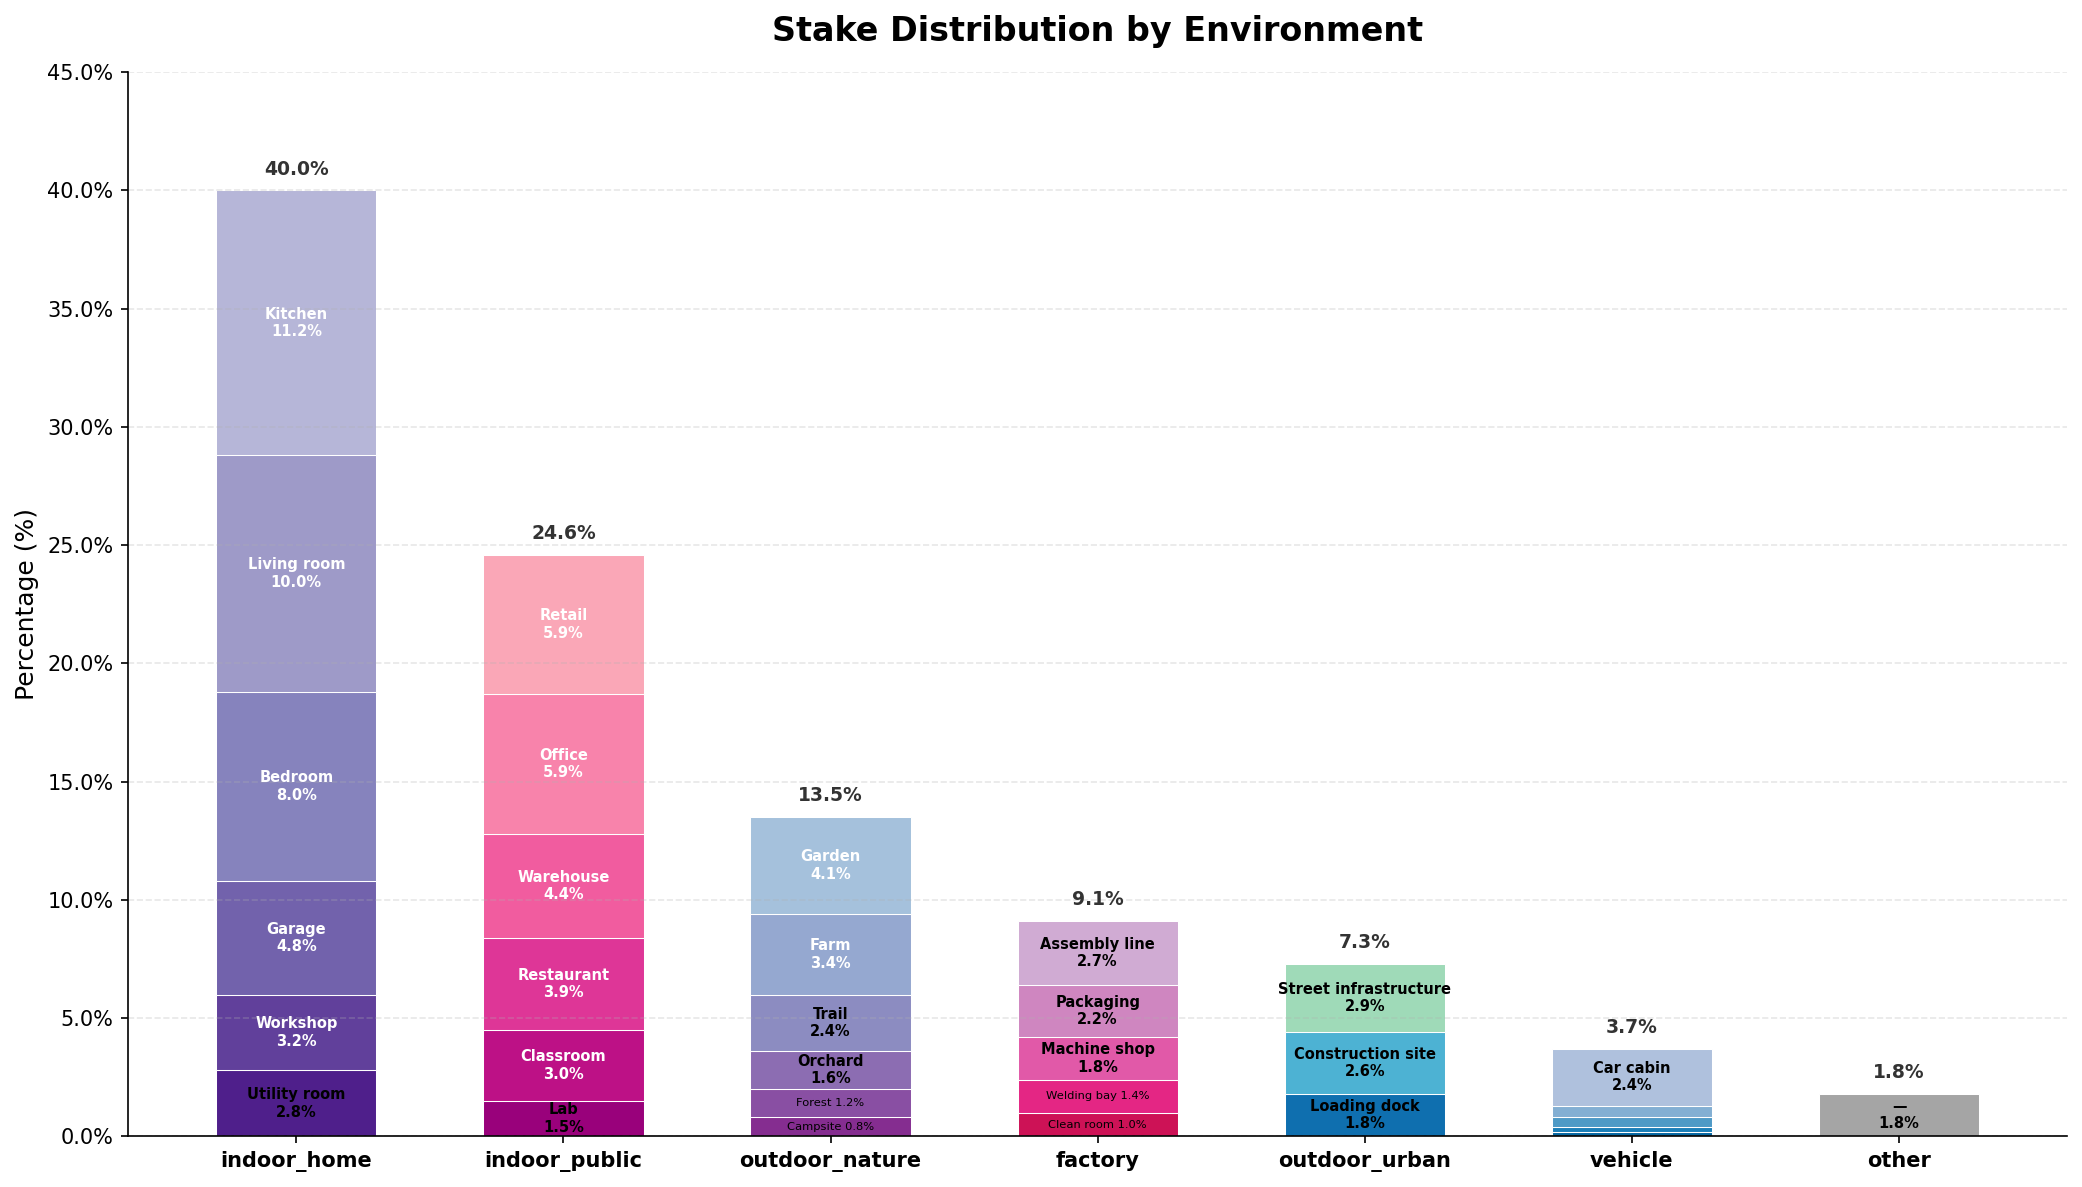

Here is the Python script that generated this plot:
import matplotlib.pyplot as plt
import matplotlib.ticker as mticker
import numpy as np

# Data organized by environment
data = {
    "indoor_home": [
        ("Kitchen", 11.2),
        ("Living room", 10.0),
        ("Bedroom", 8.0),
        ("Garage", 4.8),
        ("Workshop", 3.2),
        ("Utility room", 2.8),
    ],
    "indoor_public": [
        ("Retail", 5.9),
        ("Office", 5.9),
        ("Warehouse", 4.4),
        ("Restaurant", 3.9),
        ("Classroom", 3.0),
        ("Lab", 1.5),
    ],
    "outdoor_nature": [
        ("Garden", 4.1),
        ("Farm", 3.4),
        ("Trail", 2.4),
        ("Orchard", 1.6),
        ("Forest", 1.2),
        ("Campsite", 0.8),
    ],
    "factory": [
        ("Assembly line", 2.7),
        ("Packaging", 2.2),
        ("Machine shop", 1.8),
        ("Welding bay", 1.4),
        ("Clean room", 1.0),
    ],
    "outdoor_urban": [
        ("Street infrastructure", 2.9),
        ("Construction site", 2.6),
        ("Loading dock", 1.8),
    ],
    "vehicle": [
        ("Car cabin", 2.4),
        ("Truck cabin", 0.5),
        ("Forklift", 0.4),
        ("Crane", 0.2),
        ("Excavator", 0.2),
    ],
    "other": [
        ("\u2014", 1.8),
    ],
}

# Color palettes for each environment (purple-based scheme)
color_palettes = {
    "indoor_home": plt.cm.Purples(np.linspace(0.40, 0.90, len(data["indoor_home"]))),
    "indoor_public": plt.cm.RdPu(np.linspace(0.35, 0.80, len(data["indoor_public"]))),
    "outdoor_nature": plt.cm.BuPu(np.linspace(0.35, 0.80, len(data["outdoor_nature"]))),
    "factory": plt.cm.PuRd(np.linspace(0.30, 0.75, len(data["factory"]))),
    "outdoor_urban": plt.cm.GnBu(np.linspace(0.40, 0.85, len(data["outdoor_urban"]))),
    "vehicle": plt.cm.PuBu(np.linspace(0.35, 0.80, len(data["vehicle"]))),
    "other": plt.cm.Greys(np.linspace(0.45, 0.65, len(data["other"]))),
}

fig, ax = plt.subplots(figsize=(14, 8))

bar_width = 0.6
x_positions = np.arange(len(data))
env_names = list(data.keys())

for i, env in enumerate(env_names):
    sub_envs = data[env]
    colors = color_palettes[env]
    bottom = 0.0

    for j, (sub_name, pct) in enumerate(reversed(sub_envs)):
        color_idx = len(sub_envs) - 1 - j
        bar = ax.bar(
            x_positions[i],
            pct,
            bar_width,
            bottom=bottom,
            color=colors[color_idx],
            edgecolor="white",
            linewidth=0.5,
        )

        # Add label inside the bar segment if tall enough
        mid_y = bottom + pct / 2
        if pct >= 1.5:
            ax.text(
                x_positions[i],
                mid_y,
                f"{sub_name}\n{pct}%",
                ha="center",
                va="center",
                fontsize=7,
                fontweight="bold",
                color="white" if pct >= 3.0 else "black",
            )
        elif pct >= 0.8:
            ax.text(
                x_positions[i],
                mid_y,
                f"{sub_name} {pct}%",
                ha="center",
                va="center",
                fontsize=5.5,
                color="black",
            )

        bottom += pct

    # Add total percentage on top of each bar
    total = sum(p for _, p in sub_envs)
    ax.text(
        x_positions[i],
        bottom + 0.5,
        f"{total:.1f}%",
        ha="center",
        va="bottom",
        fontsize=9,
        fontweight="bold",
        color="#333333",
    )

ax.set_xticks(x_positions)
ax.set_xticklabels(env_names, fontsize=10, fontweight="bold")
ax.set_ylabel("Percentage (%)", fontsize=12)
ax.set_title("Stake Distribution by Environment", fontsize=16, fontweight="bold", pad=15)
ax.yaxis.set_major_formatter(mticker.PercentFormatter())
ax.set_ylim(0, 45)
ax.spines["top"].set_visible(False)
ax.spines["right"].set_visible(False)
ax.grid(axis="y", alpha=0.3, linestyle="--")

plt.tight_layout()
plt.savefig("/home/user/mahek-samples/stake_histogram.png", dpi=150, bbox_inches="tight")
print("Saved to stake_histogram.png")
